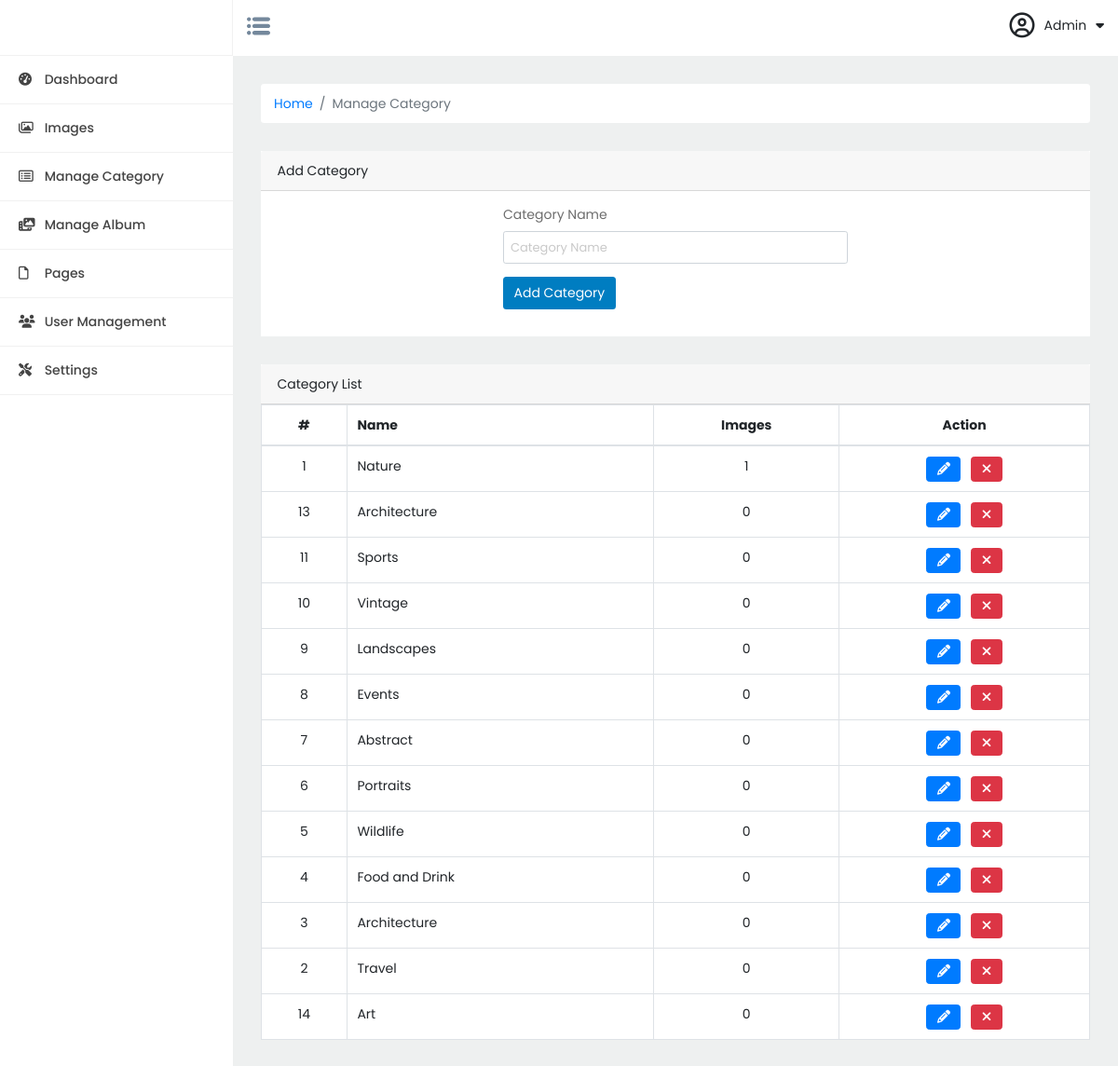
/manage/category.php (signed in), run on the app's committed database.
### tables this page shows
CREATE TABLE `categories` (
  `id` int(11) NOT NULL,
  `ctg_name` varchar(100) NOT NULL,
  `position_order` int(11) NOT NULL
);

### manage/classes/Category.php (called while the page is built, shortened)
<?php
class Category
{
    private $conn;
    private $table = 'categories';
    public function __construct()
    {
        global $connect;
        $this->conn = $connect;
    }
    public function getAllCategories()
    {
        $query = 'SELECT * FROM ' . $this->table . ' ORDER BY `position_order` DESC';
        $result = $this->conn->query($query);
        return $result;
    }
}

### manage/classes/Helper.php (called while the page is built, shortened)
<?php
class Helper
{
    private static $conn;
    public function __construct()
    {
        global $connect;
        self::$conn = $connect;
    }
    public static function totalImagesByCategory($id)
    {
        $query = 'SELECT * FROM `images` WHERE `category_id` = ' . $id . '';
        $result = self::$conn->query($query);
        if ($result) {
            return $result->num_rows;
        }
        return false;
    }
}

### manage/category.php (the view, shortened to what this page needs)
<?php require 'classes/Helper.php'; ?>
<?php require 'classes/Category.php'; ?>
<?php include 'inc/header.php'; ?>
<?php
$category = new Category();
$result  = $category->getAllCategories();
?>
<nav aria-label="breadcrumb">
    <ol class="breadcrumb">
        <li class="breadcrumb-item"><a href="index.php">Home</a></li>
        <li class="breadcrumb-item active" aria-current="page">Manage Category</li>
    </ol>
</nav>
<div class="ctg-wrp">
    <div class="panel-card">
        <div class="card-header">
            Add Category
        </div>
        <div class="form-body">
            <div class="form-group">
                <form action="core/category.php" method="POST">
                    <div class="form-group mb-3">
                        <label for="">Category Name</label>
                        <input type="text" name="ctg_name" class="form-control form-control-sm" placeholder="Category Name" required>
                    </div>
                    <button type="submit" name="addCategory" value="submit" class="btn primary submit-btn">Add Category</button>
                </form>
            </div>
        </div>
    </div>
    <div class="table-body">
        <div class="card-header">
            Category List
        </div>
        <div class="table-wrap">
            <table class="table table-bordered">
                <tr>
                    <th class="center">#</th>
                    <th>Name</th>
                    <th align="center" class="center">Images</th>
                    <th class="center">Action</th>
                </tr>
                <tbody class="row_position">
                    <?php
                    if ($result->num_rows > 0) {
                        while ($row = $result->fetch_assoc()) {
                    ?>
                            <tr id="<?php echo $row['id'] ?>">
                                <td align="center"><?php echo $row['id'] ?></td>
                                <td><?php echo $row['ctg_name'] ?></td>
                                <td align="center"><?php echo Helper::totalImagesByCategory($row['id']); ?></td>
                                <td class="center">
                                    <a class="mr-2" href="edit-category.php?id=<?php echo $row['id'] ?>"><button type="button" class="d-inline btn sm btn-primary"><i class="d-block fas fa-pencil-alt"></i></button></a>
                                    <a href="core/category.php?status=delete&id=<?php echo $row['id'] ?>" onclick="return confirm('Are you sure you want to Delete this Category?')"><button type="button" class="d-inline btn sm btn-danger"><i class="d-block fas fa-times"></i></button></a>
                                </td>
                            </tr>
                        <?php
                        }
                    } else {
                        ?>
                        <tr>
                            <td align="center" colspan="4">Category Not Found!</td>
                        </tr>
                    <?php
                    }
                    ?>
                </tbody>
            </table>
        </div>
    </div>
</div>
<?php include 'inc/footer.php'; ?>

### manage/inc/header.php (shortened to what this page needs)
<!DOCTYPE html>
<html>
<head>
    <link rel="stylesheet" href="lib/css/image-uploader.css">
    <link rel="stylesheet" href="../lib/css/bootstrap.min.css" />
    <link rel="stylesheet" href="../lib/css/font-awesome.min.css">
    <link rel="stylesheet" href="lib/css/style.css" />
    <link rel="stylesheet" type="text/css" href="../lib/css/jquery.dataTables.css">
</head>
<body>
    <div class="container_wrapper">
        <div class="__sidebar">
            <div class="logo"></div>
            <div class="sidebar_items">
                <div class="menu_Div">
                    <a class="toggle_Class" href="index.php">
                        <i class="fas fa-tachometer-alt"></i>
                        <span>Dashboard</span></a>
                </div>
                <div class="menu_Div">
                    <a class="toggle_Class" href="images.php">
                        <i class="far fa-images"></i>
                        <span>Images</span></a>
                </div>
                <div class="menu_Div">
                    <a class="toggle_Class" href="category.php">
                        <i class="far fa-list-alt"></i>
                        <span>Manage Category</span></a>
                </div>
                <div class="menu_Div">
                    <a class="toggle_Class" href="album.php">
                        <i class="fas fa-photo-video"></i>
                        <span>Manage Album</span></a>
                </div>
                <div class="menu_Div">
                    <a class="toggle_Class" href="pages.php">
                        <i class="far fa-file"></i>
                        <span>Pages</span></a>
                </div>
                <div class="menu_Div">
                    <a class="toggle_Class" href="users.php">
                        <i class="fas fa-users"></i>
                        <span>User Management</span></a>
                </div>
                <div class="menu_Div">
                    <a class="toggle_Class" href="settings.php">
                        <i class="fas fa-tools"></i>
                        <span>Settings</span></a>
                </div>
            </div>
        </div>
        <div class="__main">
            <div class="header_section">
                <div class="section_left">
                    <div class="bar_icon">
                    </div>
                </div>
                <div class="section_right">
                    <div class="dropdown">
                        <div id="icon">
                            <i class="far fa-user-circle"></i>
                        </div>
                        <span id="user_name">Admin</span>
                        <div id="caret-down">
                            <i class="fas fa-caret-down"></i>
                        </div>
                    </div>
                </div>
            </div>
            <div class="main-body">

### manage/inc/footer.php (shortened to what this page needs)
</div>
</div>
</div>
</body>
</html>

### data on the page
categories: id "1", ctg_name "Nature"
categories: id "13", ctg_name "Architecture", id "0"
categories: id "11", ctg_name "Sports", id "0"
categories: id "10", ctg_name "Vintage", id "0"
categories: id "9", ctg_name "Landscapes", id "0"
categories: id "8", ctg_name "Events", id "0"
categories: id "7", ctg_name "Abstract", id "0"
categories: id "6", ctg_name "Portraits", id "0"
categories: id "5", ctg_name "Wildlife", id "0"
categories: id "4", ctg_name "Food and Drink", id "0"
categories: id "3", ctg_name "Architecture", id "0"
categories: id "2", ctg_name "Travel", id "0"
categories: id "14", ctg_name "Art", id "0"
